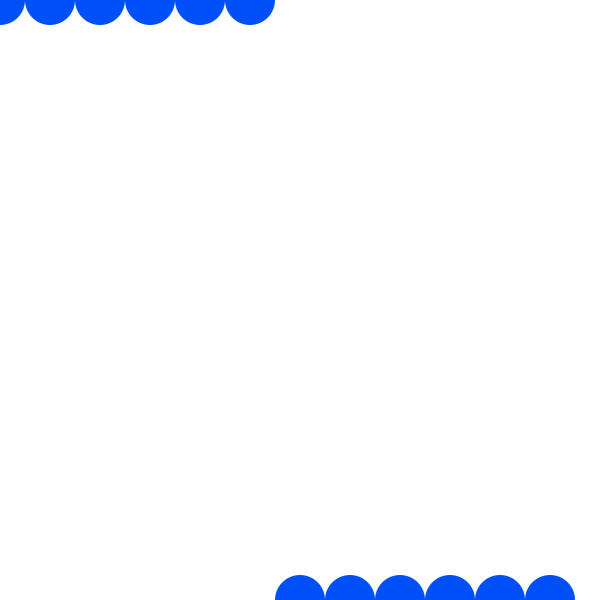
Frame 1 (no input)
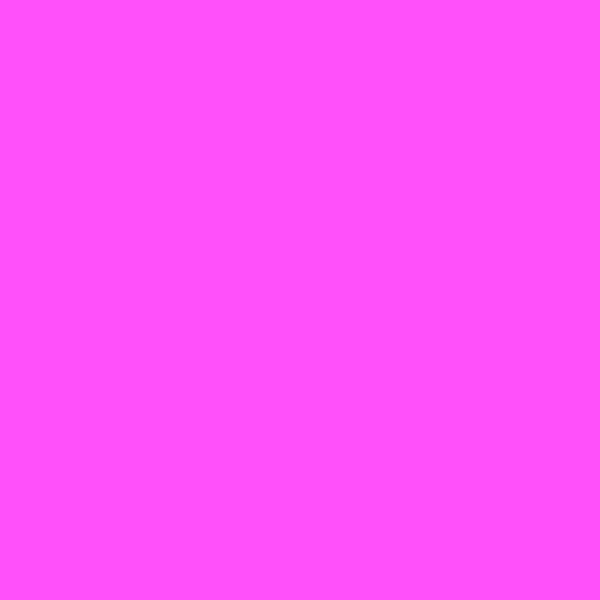
Frame 60 (the mouse pressed at the canvas centre just before this capture)
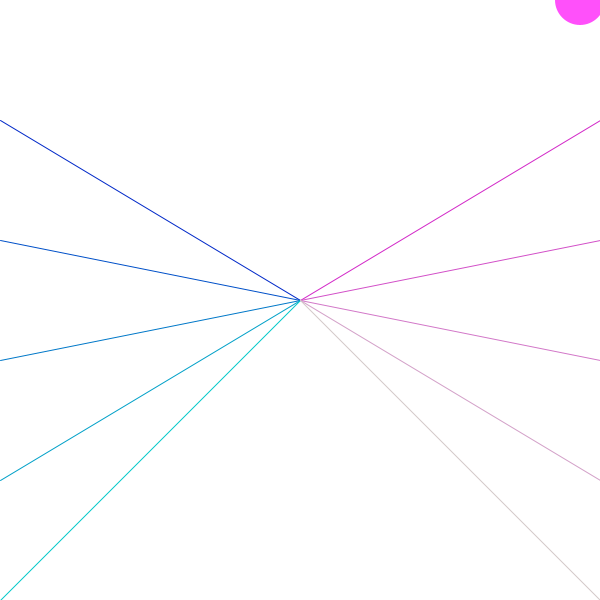
Frame 120 (the mouse held since frame 60 and released just before this capture)

The Processing sketch that drew these frames (run headless with seeded random() and noise(); from frame 60 on, the mouse is pressed at the canvas centre):

// Processing sketch: HW2Nested2DLoop
// ── HW2Nested2DLoop.pde
int x = 0;
int y = 0;

void setup () {
  size (600,600);
}

void draw() {
background(255);
  for (int i = 0; i<= 10; i += 10 ) {
    for (int j = 2; j <= 10; j += 2) {
      
     stroke (map (i,0,10, 0, 210), map (j, 0, 10, 0, 200), 200);
     line (mouseX,mouseY, map (i,0,10,0, width), map (j,0,10,0,height));
    
     float a = dist(mouseX,mouseY,width/2,height/2);
     noStroke ();
     ellipseMode(CENTER);
     
     ellipse (width/2,height/2,a*2,a*2);
     
      }
    }
  translate (x,y);
  fill(x,80,250);
  ellipse(0,0,50,50);
  ellipse(50,0,50,50);
  ellipse(100,0,50,50);
  ellipse(150,0,50,50);
  ellipse(200,0,50,50);
  ellipse(250,0,50,50);
  ellipse(300,600,50,50);
  ellipse(350,600,50,50);
  ellipse(400,600,50,50);
  ellipse(450,600,50,50);
  ellipse(500,600,50,50);
  ellipse(550,600,50,50);
  x+=10;
    
    if ( x > width) {
      x = 0;
    }
}
